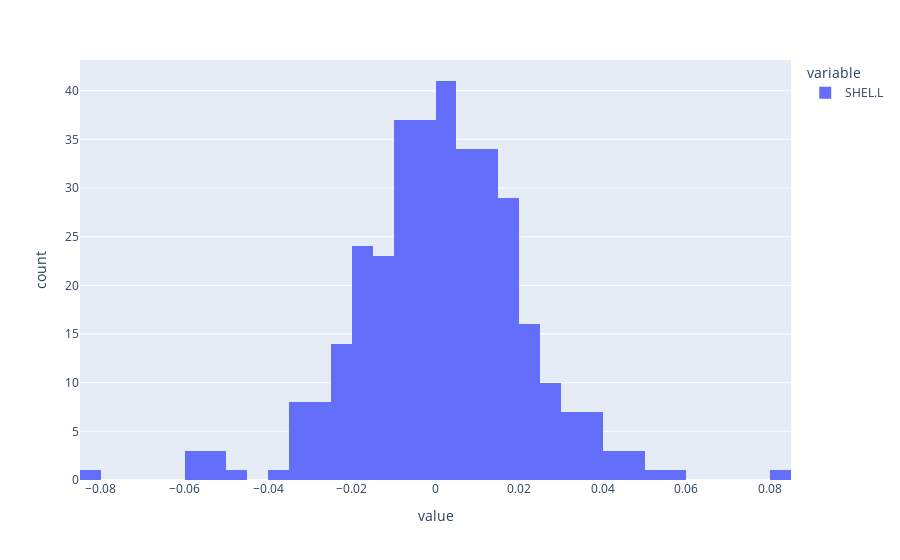

Here is the notebook cell this chart was saved with:
### Code cell
#histogram for shell percentage change in close prices. Shows distribution of how close price has changed
df['Close']['SHEL.L'].pct_change().plot(kind='hist')

### Figure 1 — Plotly figure (JSON) as saved in the notebook; plotly's stock layout.template omitted (floating-point values rounded to 4 significant figures; data arrays with more than 128 entries replaced by an {"elided": "..."} marker saying what was removed)
{"data": [{"alignmentgroup": "True", "bingroup": "x", "hovertemplate": "variable=SHEL.L<br>value=%{x}<br>count=%{y}<extra></extra>", "legendgroup": "SHEL.L", "marker": {"color": "#636efa", "pattern": {"shape": ""}}, "name": "SHEL.L", "offsetgroup": "SHEL.L", "orientation": "v", "showlegend": true, "type": "histogram", "x": {"elided": "348 float values"}, "xaxis": "x", "yaxis": "y"}], "layout": {"barmode": "relative", "legend": {"title": {"text": "variable"}, "tracegroupgap": 0}, "margin": {"t": 60}, "xaxis": {"anchor": "y", "domain": [0, 1], "title": {"text": "value"}}, "yaxis": {"anchor": "x", "domain": [0, 1], "title": {"text": "count"}}}}
